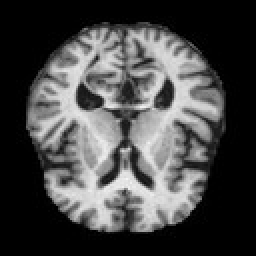
#> input picture Very_Mild_Demented/verymild_1053.jpg, 128 x 128 px (shown 2 times larger); its folder holds 4 pictures in this run
$ jupyter execute --allow-errors Student_Gaurav_Khatri.ipynb
#> lines starting #> are read from the running program, lines starting #| are printed output that depends on the picture
[cell 1]
import os
import pandas as pd
import numpy as np
from matplotlib import image

import seaborn as sns
import matplotlib.pyplot as plt

from skimage.transform import resize
from skimage.io import imread
from skimage.color import rgb2gray

from sklearn.model_selection import GridSearchCV
from sklearn.model_selection import train_test_split
from sklearn.model_selection import KFold


from sklearn.pipeline import Pipeline
from sklearn.decomposition import PCA
from sklearn.preprocessing import StandardScaler

from sklearn.linear_model import LogisticRegression
from sklearn.svm import SVC
from sklearn.ensemble import RandomForestClassifier

from sklearn.metrics import confusion_matrix
from sklearn.metrics import classification_report


sns.set_palette('Paired')
sns.set_style("whitegrid")

[cell 2]
class1 = 'Very_Mild_Demented/'
class2 = 'Mild_Demented/'
class3 = 'Moderate_Demented/'
class0 = 'Non_Demented/'

### Step 1 : Data Extraction / Cleaning / Aggregation

1. In this step, data is extracted from each source, cleaned, resized, flattened and finally combined with all the sources to form an aggreagated dataframe that consists of all the classes.

[cell 3]
def file_append(class_path):
#> called with class_path = 'Very_Mild_Demented/'
    image_array = []
    curr_path = os.path.join(os.getcwd(),class_path)
    cnt = 0
    file_list = [k for k in os.listdir(curr_path) if '.jpg' in k]
    for x in file_list:

        img_path = os.path.join(curr_path,x)

        img = imread(img_path)
#> img is the input picture: shape (128, 128); min 0, max 245, mean 71.1
#         img = rgb2gray(img)
        img = resize(img,(60,60,3))     ## Will need to change this resize parameter
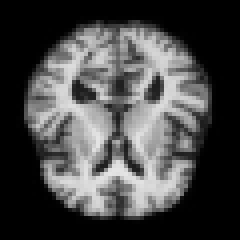
#> img: shape (60, 60, 3) float64 (shown 4 times larger); min 0, max 0.898, mean 0.279
        img = img.flatten()
#> img = 10800 values, max 0.898 at index 7821, min 0 at index 0, mean 0.279
        image_array.append(img)
#> pass 2 of the loop in file_append, `for x in file_list:`:
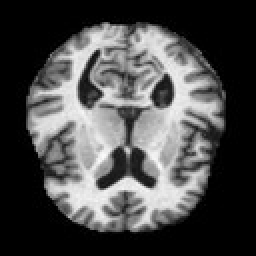
#> input picture Very_Mild_Demented/verymild_1076.jpg, 128 x 128 px (shown 2 times larger)
#> in file_append, img is the input picture: shape (128, 128); min 0, max 251, mean 74.7
#> in file_append, `img = resize(img,(60,60,3))`:
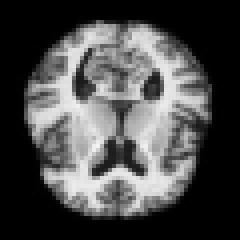
#> img: shape (60, 60, 3) float64 (shown 4 times larger); min 0, max 0.954, mean 0.293
#> in file_append, `img = img.flatten()`: img = 10800 values, max 0.954 at index 6552, min 0 at index 0, mean 0.293
#> pass 3 of the loop in file_append, `for x in file_list:`:
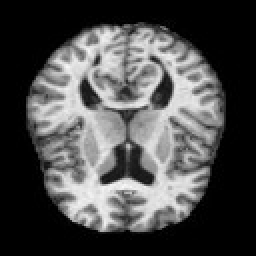
#> input picture Very_Mild_Demented/verymild_1104.jpg, 128 x 128 px (shown 2 times larger)
#> in file_append, img is the input picture: shape (128, 128); min 0, max 249, mean 75.8
#> in file_append, `img = resize(img,(60,60,3))`:
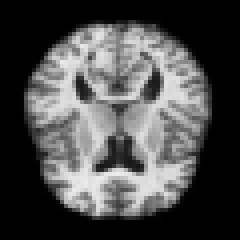
#> img: shape (60, 60, 3) float64 (shown 4 times larger); min 0, max 0.932, mean 0.297
#> in file_append, `img = img.flatten()`: img = 10800 values, max 0.932 at index 7827, min 0 at index 0, mean 0.297
#> the loop made 4 passes; the first 3 are shown

    return image_array


class1_img = file_append(class1)
#> (the rest of this cell did not finish here and is left out)

class3_img = file_append(class3)
class0_img = file_append(class0)
